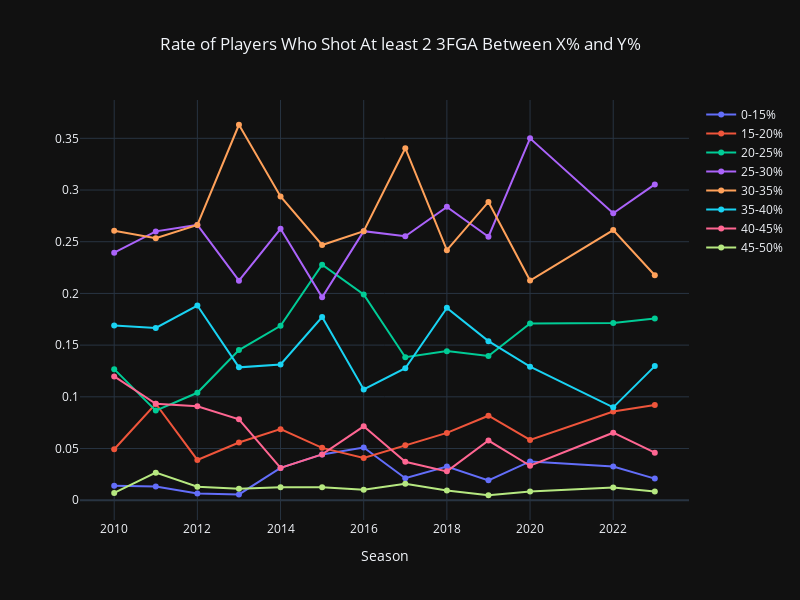

The code cell stored with this chart in its notebook:
### Code cell
three_pct_norm = df[[0, 15, 20, 25, 30, 35, 40, 45]].transpose()/df_numPlayers['Count'].values
three_pct_norm.columns = [2010, 2011, 2012, 2013, 2014, 2015, 2016, 2017, 2018, 2019, 2020, 2022, 2023]

plot = go.Figure(data=[
    go.Line(
    name = '0-15%',
    x = three_pct_norm.columns.values,
    y = three_pct_norm.iloc[0]
    ),
    go.Line(
    name = '15-20%',
    x = three_pct_norm.columns.values,
    y = three_pct_norm.iloc[1]
    ),
    go.Line(
    name = '20-25%',
    x = three_pct_norm.columns.values,
    y = three_pct_norm.iloc[2]
    ),
    go.Line(
    name = '25-30%',
    x = three_pct_norm.columns.values,
    y = three_pct_norm.iloc[3]
    ),
    go.Line(
    name = '30-35%',
    x = three_pct_norm.columns.values,
    y = three_pct_norm.iloc[4]
    ),
    go.Line(
    name = '35-40%',
    x = three_pct_norm.columns.values,
    y = three_pct_norm.iloc[5]
    ),
    go.Line(
    name = '40-45%',
    x = three_pct_norm.columns.values,
    y = three_pct_norm.iloc[6]
    ),
    go.Line(
    name = '45-50%',
    x = three_pct_norm.columns.values,
    y = three_pct_norm.iloc[7]
    )],
    layout=go.Layout(
        title="Rate of Players Who Shot At least 2 3FGA Between X% and Y%",
        xaxis_title="Season",
        template="plotly_dark",
        width=800,
        height=600            
                 )
    )
plot.update_layout(title_x=0.5)

plot.show()

#save Figure as jpg image
plot.write_image("images/ind_3fg_pct_by_season_>=2attempts.jpeg")

### Figure 1 — Plotly figure (JSON) as saved in the notebook; plotly's stock layout.template omitted (floating-point values rounded to 4 significant figures)
{"data": [{"name": "0-15%", "type": "scatter", "x": [2010, 2011, 2012, 2013, 2014, 2015, 2016, 2017, 2018, 2019, 2020, 2022, 2023], "y": [0.01408, 0.01333, 0.006494, 0.005587, 0.03125, 0.0443, 0.05102, 0.02128, 0.03256, 0.01923, 0.0375, 0.03265, 0.02092]}, {"name": "15-20%", "type": "scatter", "x": [2010, 2011, 2012, 2013, 2014, 2015, 2016, 2017, 2018, 2019, 2020, 2022, 2023], "y": [0.0493, 0.09333, 0.03896, 0.05587, 0.06875, 0.05063, 0.04082, 0.05319, 0.06512, 0.08173, 0.05833, 0.08571, 0.09205]}, {"name": "20-25%", "type": "scatter", "x": [2010, 2011, 2012, 2013, 2014, 2015, 2016, 2017, 2018, 2019, 2020, 2022, 2023], "y": [0.1268, 0.08667, 0.1039, 0.1453, 0.1688, 0.2278, 0.199, 0.1383, 0.1442, 0.1394, 0.1708, 0.1714, 0.1757]}, {"name": "25-30%", "type": "scatter", "x": [2010, 2011, 2012, 2013, 2014, 2015, 2016, 2017, 2018, 2019, 2020, 2022, 2023], "y": [0.2394, 0.26, 0.2662, 0.2123, 0.2625, 0.1962, 0.2602, 0.2553, 0.2837, 0.2548, 0.35, 0.2776, 0.3054]}, {"name": "30-35%", "type": "scatter", "x": [2010, 2011, 2012, 2013, 2014, 2015, 2016, 2017, 2018, 2019, 2020, 2022, 2023], "y": [0.2606, 0.2533, 0.2662, 0.3631, 0.2938, 0.2468, 0.2602, 0.3404, 0.2419, 0.2885, 0.2125, 0.2612, 0.2176]}, {"name": "35-40%", "type": "scatter", "x": [2010, 2011, 2012, 2013, 2014, 2015, 2016, 2017, 2018, 2019, 2020, 2022, 2023], "y": [0.169, 0.1667, 0.1883, 0.1285, 0.1313, 0.1772, 0.1071, 0.1277, 0.186, 0.1538, 0.1292, 0.0898, 0.1297]}, {"name": "40-45%", "type": "scatter", "x": [2010, 2011, 2012, 2013, 2014, 2015, 2016, 2017, 2018, 2019, 2020, 2022, 2023], "y": [0.1197, 0.09333, 0.09091, 0.07821, 0.03125, 0.0443, 0.07143, 0.03723, 0.02791, 0.05769, 0.03333, 0.06531, 0.04603]}, {"name": "45-50%", "type": "scatter", "x": [2010, 2011, 2012, 2013, 2014, 2015, 2016, 2017, 2018, 2019, 2020, 2022, 2023], "y": [0.007042, 0.02667, 0.01299, 0.01117, 0.0125, 0.01266, 0.0102, 0.01596, 0.009302, 0.004808, 0.008333, 0.01224, 0.008368]}], "layout": {"height": 600, "title": {"text": "Rate of Players Who Shot At least 2 3FGA Between X% and Y%", "x": 0.5}, "width": 800, "xaxis": {"title": {"text": "Season"}}}}
